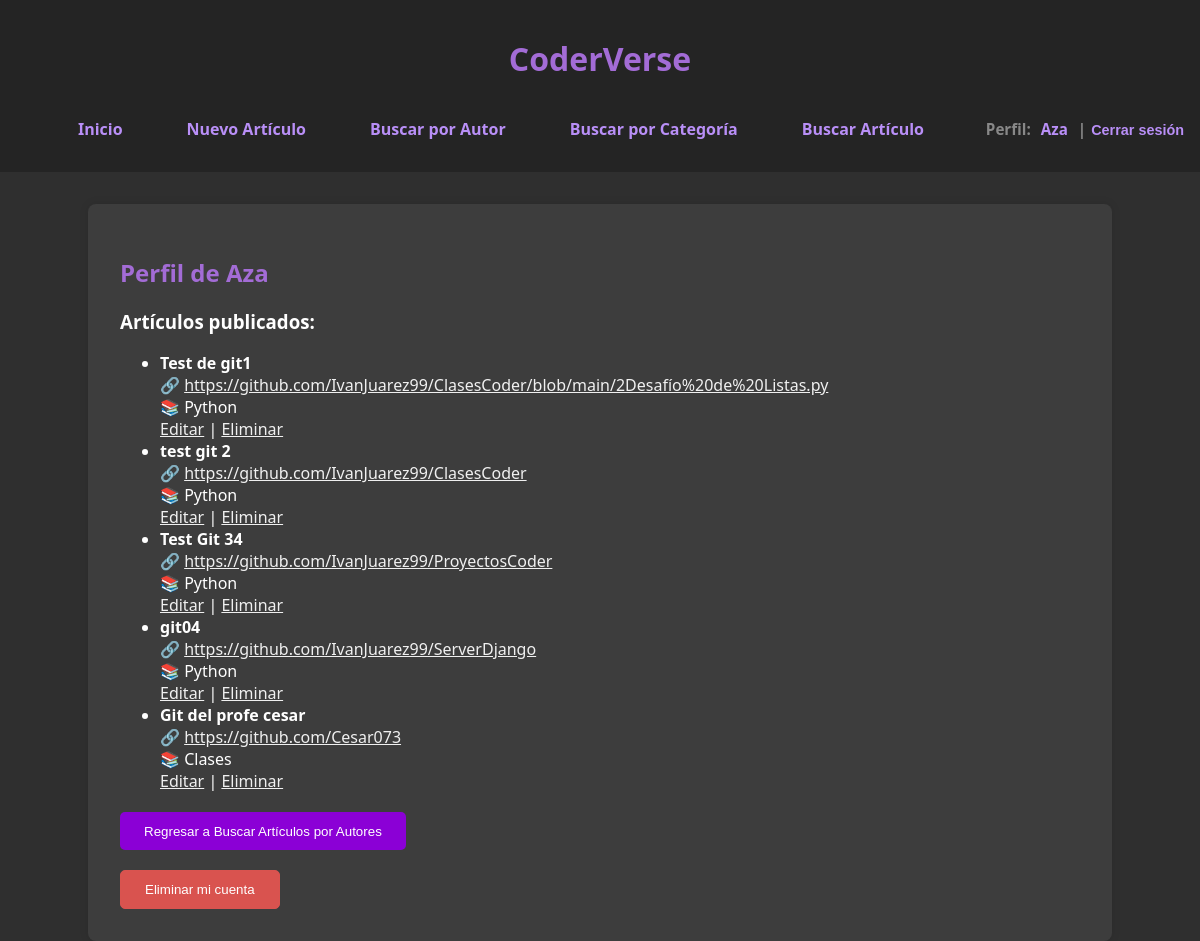
The page /perfil/1/ (signed in) on the database its author committed.
### blog/models.py (models this page shows, shortened)
class Autor(models.Model):
    user = models.OneToOneField(User, on_delete=models.CASCADE, null=True, blank=True)
    nombre = models.CharField(max_length=20)
    especialidad = models.CharField(max_length=20)
    biografia = models.TextField()

class Articulo(models.Model):
    titulo = models.CharField(max_length=20)
    autor = models.ForeignKey(Autor, on_delete=models.CASCADE)
    contenido = models.TextField()
    categoria = models.ForeignKey(Categoria, on_delete=models.CASCADE)
    fecha_publicacion = models.DateField(auto_now_add=True)

class Categoria(models.Model):
    nombre = models.CharField(max_length=20)
    descripcion = models.TextField()

### blog/views.py (the view)
# urls.py: path('perfil/<int:autor_id>/', views.perfil_autor, name='perfil_autor'),
@login_required
def perfil_autor(request, autor_id):
    autor = get_object_or_404(Autor, id=autor_id)
    articulos = Articulo.objects.filter(autor=autor)
    es_mi_perfil = request.user == autor.user
    return render(request, 'blog/perfil.html', {
        'autor': autor,
        'articulos': articulos,
        'es_mi_perfil': es_mi_perfil,
    })

### blog/templates/blog/perfil.html
{% extends 'blog/base.html' %}
{% block content %}
    <h2>Perfil de {{ autor.nombre }}</h2>
    <h3>Artículos publicados:</h3>
    <ul>
        {% for articulo in articulos %}
            <li>
                <strong>{{ articulo.titulo }}</strong><br>
                🔗 <a href="{{ articulo.contenido }}" target="_blank">{{ articulo.contenido }}</a><br>
                📚 {{ articulo.categoria.nombre }}<br>
                {% if es_mi_perfil %}
                    <a href="{% url 'editar_articulo' articulo.id %}">Editar</a> |
                    <a href="{% url 'eliminar_articulo' articulo.id %}">Eliminar</a>
                {% endif %}
            </li>
        {% empty %}
            <p>No hay artículos aún.</p>
        {% endfor %}
    </ul>
    <div style="margin-top: 20px;">
        <a href="{% url 'buscar_autor' %}">
            <button type="button" style="background-color: #8b00d6; color: white; border: none; padding: 0.7rem 1.5rem; border-radius: 5px; cursor: pointer;">Regresar a Buscar Artículos por Autores</button>
        </a>
    </div>
    {% if es_mi_perfil %}
        <div style="margin-top: 20px;">
            <a href="{% url 'eliminar_cuenta' %}">
                <button type="button" style="background-color: #d9534f; color: white; border: 1px solid #d9534f; padding: 0.7rem 1.5rem; border-radius: 5px; cursor: pointer;">Eliminar mi cuenta</button>
            </a>
        </div>
    {% endif %}
{% endblock %}

### blog/templates/blog/base.html (shortened to what this page needs)
<!DOCTYPE html>
<html lang="es">
<head>
</head>
<body>
    <header>
        <h1>CoderVerse</h1>
        {% if user.is_authenticated %}
            <nav style="display: flex; justify-content: space-between; align-items: center; flex-wrap: wrap;">
                <div style="display: flex; justify-content: center; flex-wrap: wrap; flex: 1;">
                    <a href="{% url 'inicio' %}">Inicio</a>
                    <a href="{% url 'crear_articulo' %}">Nuevo Artículo</a>
                    <a href="{% url 'buscar_autor' %}">Buscar por Autor</a>
                    <a href="{% url 'buscar_categoria' %}">Buscar por Categoría</a>
                    <a href="{% url 'buscar_articulos' %}">Buscar Artículo</a>
                </div>
                <div style="display: flex; align-items: center; font-weight: bold; font-size: 0.95rem;">
                    <span>Perfil:</span>
                    {% with autor=user.autor %}
                        {% if autor %}
                            <a href="{% url 'perfil_autor' autor.id %}" style="color: rgb(185, 143, 247); text-decoration: none; margin: 0 2px;">{{ user.username }}</a>
                        {% else %}
                            <span style="color: rgb(185, 143, 247); margin: 0 px;">{{ user.username }}</span>
                        {% endif %}
                    {% endwith %}
                    <span>| </span>
                    <form action="{% url 'logout' %}" method="post" style="display: inline; margin-left: 5px;">
                        <button type="submit" style="border: none; background: none; padding: 0; margin: 0; color: rgb(185, 143, 247);font-size: 0.90rem; font-weight: bold; cursor: pointer; display: inline;">Cerrar sesión</button>
                    </form>
                </div>
            </nav>
        {% endif %}
    </header>
    <main>
        {% block content %}
        {% endblock %}
    </main>
</body>
</html>

### blog/templates/blog/base.html (style rules this page uses)
body, html { margin: 0; padding: 0; height: 100%; font-family: 'Segoe UI', sans-serif; background-color: #2f2f2f; color: white; }
body { display: flex; flex-direction: column; min-height: 100vh; }
header, footer { background-color: #242424; color: rgb(136, 136, 136); text-align: center; padding: 1rem; }
nav { display: flex; justify-content: center; align-items: center; padding: 0.5rem 0; }
nav a { color: rgb(185, 143, 247); margin: 0 1.5rem; text-decoration: none; font-weight: bold; padding: 0.5rem 0.5rem; border-radius: 6px; transition: background-color 0.3s; }
main { width: 80%; max-width: 1200px; margin: 2rem auto; background: #3d3d3d; padding: 2rem; border-radius: 8px; box-shadow: 0 0 10px rgba(0,0,0,0.1); flex: 1; }
h1, h2 { color: #a36cd6; }
p, a { color: #f0f0f0; }
input[type="submit"], button { background-color: #774396; color: white; border: none; padding: 0.7rem 1.5rem; border-radius: 5px; cursor: pointer; }

### rows shown on the page
Autor: nombre "Aza"
Articulo: titulo "Test de git1", contenido "https://github.com/IvanJuarez99/ClasesCoder/blob/main/2Desafío%20de%20Listas.py", categoria.nombre "Python"
Articulo: titulo "test git 2", contenido "https://github.com/IvanJuarez99/ClasesCoder", categoria.nombre "Python"
Articulo: titulo "Test Git 34", contenido "https://github.com/IvanJuarez99/ProyectosCoder", categoria.nombre "Python"
Articulo: titulo "git04", contenido "https://github.com/IvanJuarez99/ServerDjango", categoria.nombre "Python"
Articulo: titulo "Git del profe cesar", contenido "https://github.com/Cesar073", categoria.nombre "Clases"

### other values the page prints
{{ user.username }} "Aza"
